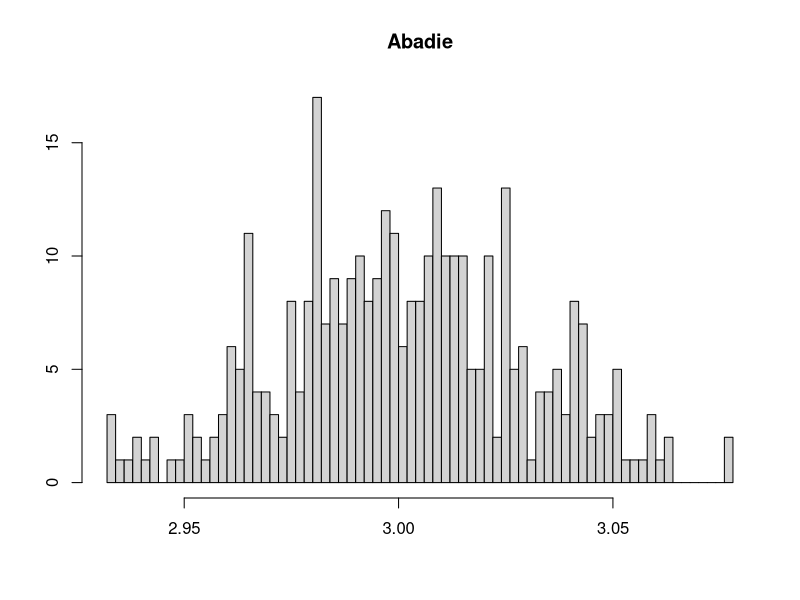
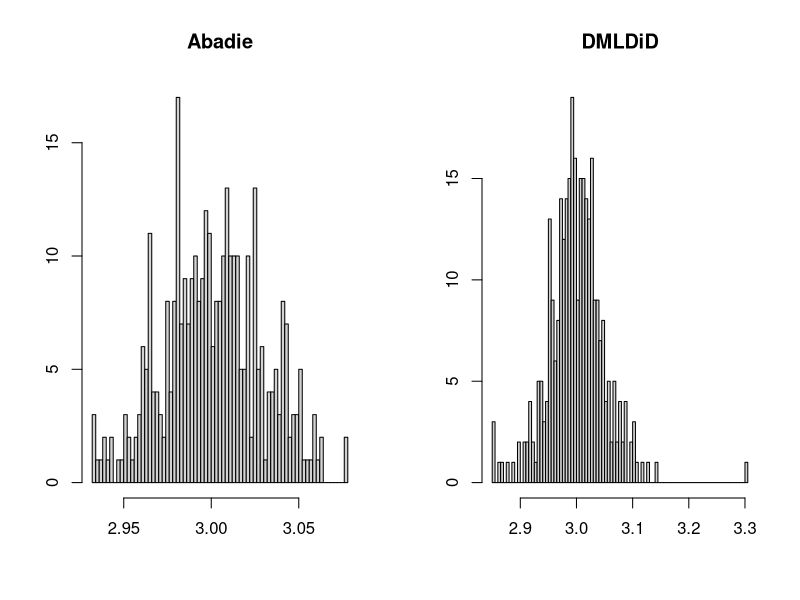

Recreate these plots in R, in order.
install.packages("rpart")
library(rpart)

install.packages("randomForest")
library(randomForest)

#Data generating #Repeated outcomes
set.seed(444)
B=500
N=200
p=100
s=5
X=array(rnorm(N*B*p,0,1),dim=c(B,N,p))
gamma=c(s:1,rep(0,(p-s)))/s

D=matrix(0,B,N)
z=matrix(0,B,N)
pr=matrix(0,B,N)

for (i in 1:B){
  z[i,] = X[i,,]%*%gamma        # linear combination 
  pr[i,] = 1/(1+exp(-z[i,]))         # P(D=1 given X) Probit
  D[i,] = rbinom(N,1,pr[i,]) 
}


beta1=gamma+0.5
beta2=gamma+1
theta=3

e1=matrix(rnorm(B*N,0,0.1),B,N)
e2=matrix(rnorm(B*N,0,0.1),B,N)
e3=matrix(rnorm(B*N,0,0.1),B,N)

Y00=matrix(0,B,N)
Y01=matrix(0,B,N)
Y11=matrix(0,B,N)

for (i in 1:B){
  
  Y00[i,]=X[i,,]%*%beta1+e1[i,]
  Y01[i,]=Y00[i,]+1+e2[i,]
  Y11[i,]=theta+Y01[i,]+e3[i,]
}

Y0=Y00
Y1=Y01*(1-D)+Y11*D





#####################################################################################
#Abadie's Estimator
#ghat = Logti Lasso
thetahat=c(0)
for (i in 1:B){
  treatment=ifelse(D[i,]==1,'yes','no')
  data1=data.frame(treatment, X[i,,])
  
  rt = rpart(treatment ~ X1+X2+X3+X4+X5, data = data1, method = "class")
  p1 = predict(rt, data1, type = "prob")
  
  ghat=p1[,2]
  
  thetahat[i]=mean((Y1[i,]-Y0[i,])/mean(D[i,])*(D[i,]-ghat)/(1-ghat))
}


hist(thetahat,breaks=100,main="Abadie",xlab="",ylab="")

#HD
###Sample splitting parameters
k=2
k1=c(1:(N/k))
k2=c((N/k+1):(2*N/k))
K=rbind(k1,k2)

#DML
thetabar=c(0)
for (i in 1:B){
  thetaDML=c(0)
  for (q in 1:k){
    treatment=ifelse(D[i,-K[q,]]==1,'yes','no')
    data1=data.frame(treatment, X[i,-K[q,],])
    
    rt = rpart(treatment ~ X1+X2+X3+X4+X5, data = data1, method = "class")
   
    treatment=ifelse(D[i,K[q,]]==1,'yes','no')
    data2=data.frame(treatment, X[i,K[q,],])
    
    
    p1 = predict(rt, data2, type = "prob")
    
    ghat=p1[,2]
    
    index=which(D[i,-K[q,]]==0)
    y=Y1[i,-K[q,]]-Y0[i,-K[q,]]
    y=y[index]
    XX=X[i,-K[q,],1:s]
    XX=XX[index,]
    
    
    model=randomForest(XX,y)
    
    ellhat=predict(model,X[i,K[q,],1:s])
    
    thetaDML[q]=mean((Y1[i,K[q,]]-Y0[i,K[q,]])/mean(D[i,K[q,]])*(D[i,K[q,]]-ghat)/(1-ghat)-(D[i,K[q,]]-ghat)/mean(D[i,K[q,]])/(1-ghat)*ellhat)
    
  }
  thetabar[i]=mean(thetaDML)
}


par(mfrow=c(1,2))
hist(thetahat,breaks=100,main="Abadie",xlab="",ylab="")
hist(thetabar,breaks=100,main="DMLDiD",xlab="",ylab="")
